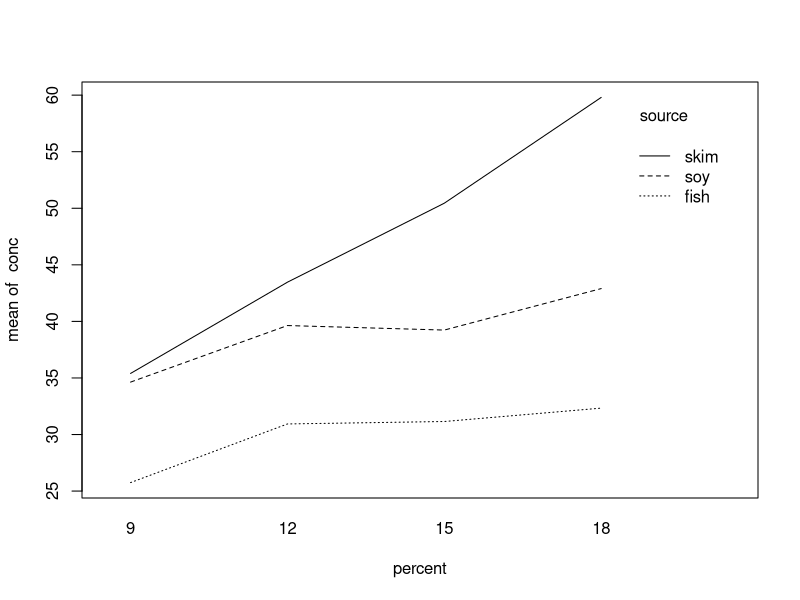

Reproduce this figure in R.
## ---- chunk 1
knitr::opts_chunk$set(echo = TRUE)
## ---- chunk 2
rm(list=ls())
library(emmeans)
library(tidyverse)
# pigs
## ---- chunk 3
with(pigs, interaction.plot(percent, source, conc))
pigs%>%group_by(percent)%>%summarise(marginalmean=mean(conc))
pigs%>%group_by(percent, source)%>%summarise(mean(conc))
## ---- chunk 4
lm1=lm(conc ~ source + factor(percent), data = pigs)
summary(lm1)


## ---- chunk 5
lsm=emmeans(lm1, specs = "source")
lsm
pairs(lsm)
## ---- chunk 6
lm1coef=as.vector(coef(lm1))

# balanced design
lm1coef[1]+(lm1coef[4]+lm1coef[5]+lm1coef[6])/4
lm1coef[1]+lm1coef[2]+(lm1coef[4]+lm1coef[5]+lm1coef[6])/4
lm1coef[1]+lm1coef[3]+(lm1coef[4]+lm1coef[5]+lm1coef[6])/4
## ---- chunk 7
set.seed(123)
pigs$normalrv=rnorm(nrow(pigs), mean = 10, sd = 1)

lm2=lm(conc ~ source + factor(percent) + normalrv, data = pigs)
summary(lm2)
emmeans(lm2, specs = "source")
## ---- chunk 8
alpha0=as.vector(coef(lm2))[1]
alpha1=as.vector(coef(lm2))[2]
alpha2=as.vector(coef(lm2))[3]
alpha3=as.vector(coef(lm2))[4]
alpha4=as.vector(coef(lm2))[5]
alpha5=as.vector(coef(lm2))[6]
alpha6=as.vector(coef(lm2))[7]
meanX=mean(pigs$normalrv)

alpha0+(alpha3+alpha4+alpha5)/4+alpha6*meanX

alpha0+alpha1+(alpha3+alpha4+alpha5)/4+alpha6*meanX

alpha0+alpha2+(alpha3+alpha4+alpha5)/4+alpha6*meanX

## ---- chunk 9
# make virginica the reference group 
iris <- iris %>%
  mutate( Species = forcats::fct_relevel(Species, 'virginica') )

m1 <- lm( Sepal.Width ~ Sepal.Length + Species, data=iris )  # Parallel Lines
summary(m1)

## ---- chunk 10
emmeans(m1, specs = "Species")
## ---- chunk 11
alpha0=as.vector(coef(m1))[1]
alpha1=as.vector(coef(m1))[2]
alpha2=as.vector(coef(m1))[3]
alpha3=as.vector(coef(m1))[4]
meanX=mean(iris$Sepal.Length)

alpha0+alpha1*meanX
alpha0+alpha1*meanX+alpha2
alpha0+alpha1*meanX+alpha3
